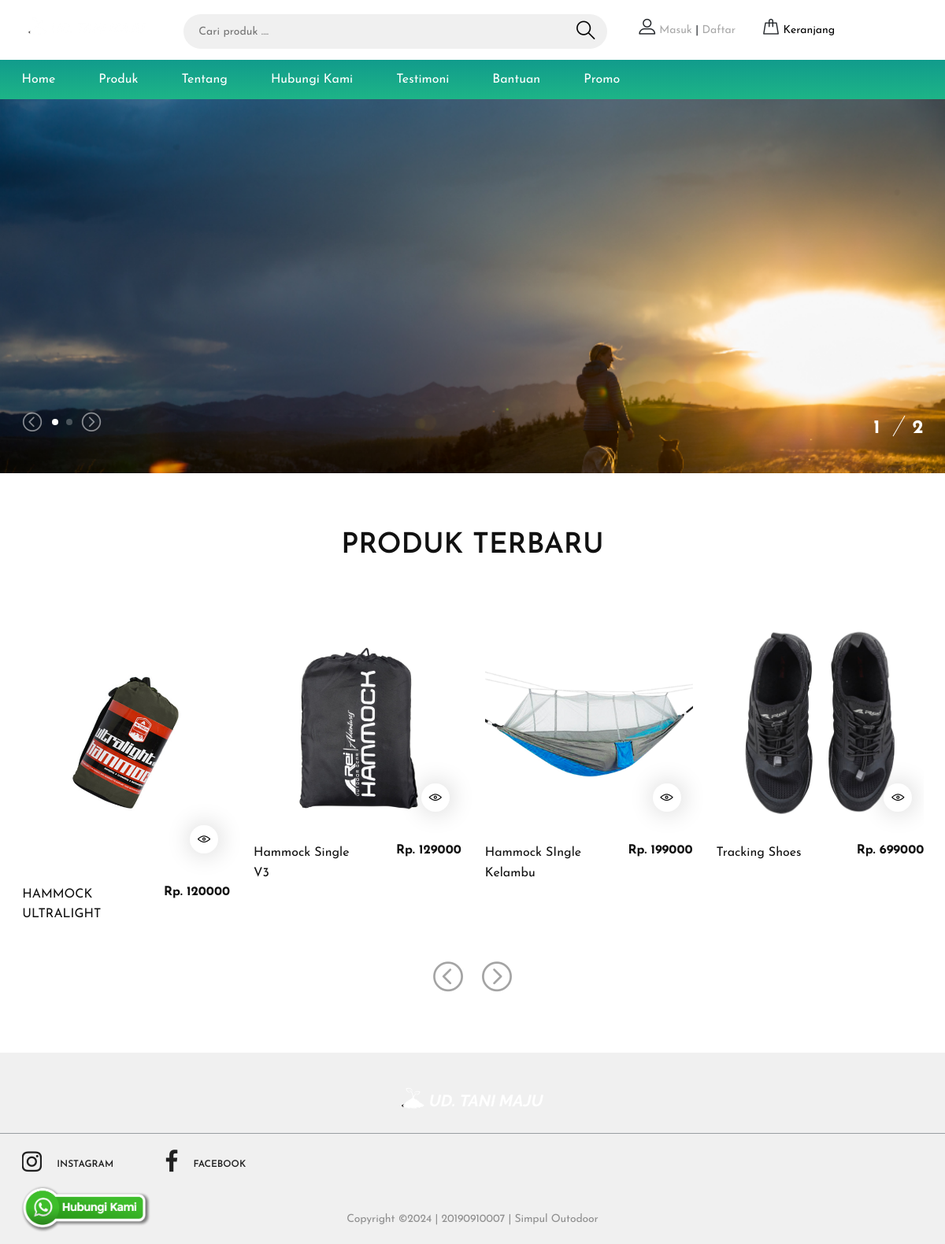
The page / on the database its author committed.
### tables this page shows
CREATE TABLE `tbl_logo` (
  `id` int(11) NOT NULL,
  `gambar` text NOT NULL
);

CREATE TABLE `tbl_produk` (
  `id_produk` int(11) NOT NULL,
  `id_kategori` int(11) NOT NULL,
  `nama_produk` tinytext NOT NULL,
  `harga_produk` int(11) NOT NULL DEFAULT 0,
  `berat_produk` int(11) NOT NULL,
  `deskripsi_produk` text NOT NULL,
  `gambar_produk` text NOT NULL,
  `terjual` int(11) NOT NULL DEFAULT 0,
  `stok` int(11) NOT NULL DEFAULT 0,
  `id_user` int(11) NOT NULL,
  `tanggal_update` timestamp NOT NULL DEFAULT current_timestamp() ON UPDATE current_timestamp()
);

CREATE TABLE `tbl_instansi` (
  `id_instansi` int(11) NOT NULL,
  `nama_instansi` varchar(50) NOT NULL,
  `pimpinan_instansi` varchar(50) NOT NULL,
  `email_instansi` varchar(50) NOT NULL,
  `telepon_instansi` varchar(15) NOT NULL,
  `facebook` varchar(50) NOT NULL,
  `instagram` varchar(50) NOT NULL,
  `website` varchar(50) NOT NULL,
  `logo_instansi` text NOT NULL,
  `alamat_instansi` text NOT NULL,
  `maps` text NOT NULL,
  `tentang` text NOT NULL,
  `id_user` int(11) NOT NULL,
  `tanggal_update` timestamp NOT NULL DEFAULT current_timestamp() ON UPDATE current_timestamp()
);

### config/class.php (called while the page is built, shortened)
<?php
$mysqli = new mysqli("localhost", "root", "", "simpuloutdoor");
class produk
{
	public $koneksi;
	function __construct($mysqli)
	{
		$this->koneksi = $mysqli;
	}
	function show()
	{
		$semuadata = array();
		$ambil = $this->koneksi->query("SELECT * FROM tbl_produk JOIN tbl_kategori ON tbl_produk.id_kategori=tbl_kategori.id_kategori ORDER BY tbl_produk.id_produk DESC");
		while ($pecahdata = $ambil->fetch_assoc()) {
			$semuadata[] = $pecahdata;
		}
		return $semuadata;
	}
}
class instansi
{
	public $koneksi;
	function __construct($mysqli)
	{
		$this->koneksi = $mysqli;
	}
	function detail()
	{
		$ambil = $this->koneksi->query("SELECT * FROM tbl_instansi WHERE id_instansi='1' ");
		$pecah = $ambil->fetch_assoc();
		return $pecah;
	}
	function logo()
	{
		$ambil = $this->koneksi->query("SELECT * FROM tbl_logo WHERE id='1' ");
		$pecah = $ambil->fetch_assoc();
		return $pecah;
	}
	function banner()
	{
		$ambil = $this->koneksi->query("SELECT * FROM tbl_banner WHERE id='1' ");
		$pecah = $ambil->fetch_assoc();
		return $pecah;
	}
}
$produk 	   = new produk($mysqli);
$instansi 	   = new instansi($mysqli);

### index.php (the view, shortened to what this page needs)
<?php
include 'config/class.php';
$produk = $produk->show();
$banner = $instansi->banner();
?>
<!DOCTYPE html>
<html lang="zxx">
<head>
	<link rel="stylesheet" href="css/bootstrap.min.css"/>
	<link rel="stylesheet" href="css/font-awesome.min.css"/>
	<link rel="stylesheet" href="css/flaticon.css"/>
	<link rel="stylesheet" href="css/slicknav.min.css"/>
	<link rel="stylesheet" href="css/jquery-ui.min.css"/>
	<link rel="stylesheet" href="css/owl.carousel.min.css"/>
	<link rel="stylesheet" href="css/animate.css"/>
	<link rel="stylesheet" href="css/style.css"/>
	<link rel="stylesheet" href="https://cdn.datatables.net/1.10.19/css/jquery.dataTables.min.css">
	<link rel="stylesheet" href="https://cdn.datatables.net/rowreorder/1.2.5/css/rowReorder.dataTables.min.css">
	<link rel="stylesheet" href="https://cdn.datatables.net/responsive/2.2.3/css/responsive.dataTables.min.css
	">
</head>
<body>
	<?php include 'header.php'; ?>
	<section class="hero-section">
		<div class="hero-slider owl-carousel">
			<div class="hs-item set-bg" data-setbg="media/upload-instansi/<?= $banner['gambar'] ?>">
			</div>
		</div>
		<div class="container">
			<div class="slide-num-holder" id="snh-1"></div>
		</div>
	</section>
	<section class="top-letest-product-section">
		<div class="container">
			<div class="section-title">
				<h2>PRODUK TERBARU</h2>
			</div>
			<div class="product-slider owl-carousel">
				<?php foreach ($produk as $key => $value): ?>
					<div class="product-item">
						<div class="pi-pic">
							<img src="media/upload-produk/<?= $value['gambar_produk'] ?>" alt="">
							<div class="pi-links">
								<a href="detail-produk.php?id=<?= $value['id_produk'] ?>" class="add-card"><i class="flaticon-visible"></i><span>DETAIL</span></a>
							</div>
						</div>
						<div class="pi-text">
							<h6>Rp. <?= $value['harga_produk'] ?></h6>
							<p><?= $value['nama_produk'] ?></p>
						</div>
					</div>
				<?php endforeach ?>
			</div>
		</div>
	</section>
	<?php include 'footer.php'; ?>
	<?php include 'whatsapp.php'; ?>
</body>
</html>

### header.php (shortened to what this page needs)
<?php
$log = $instansi->logo();
?>
<header class="header-section">
	<div class="header-top">
		<div class="container">
			<div class="row">
				<div class="col-lg-2 text-center text-lg-left">
					<a href="./" class="site-logo">
						<img src="media/upload-instansi/<?= $log['gambar'] ?>" alt="">
					</a>
				</div>
				<div class="col-xl-6 col-lg-5">
					<form method="get" action="pencarian" class="header-search-form">
						<input type="text" name="keyword" placeholder="Cari produk ...." required="">
						<button><i class="flaticon-search"></i></button>
					</form>
				</div>
				<div class="col-xl-4 col-lg-5">
					<div class="user-panel">
						<?php if (isset($_SESSION['pelanggan'])): ?>
							<div class="up-item">
								<i class="flaticon-profile"></i>
								<a href="member" style="color: #A9A9A9;"><?= $datapelanggan['nama_pelanggan'] ?></a> | <a href="logout" style="color: #A9A9A9;">Keluar</a>
							</div>
							<?php else: ?>
								<div class="up-item">
									<i class="flaticon-profile"></i>
									<a href="login" style="color: #A9A9A9;">Masuk</a> | <a href="daftar" style="color: #A9A9A9;">Daftar</a>
								</div>
							<?php endif ?>
							<div class="up-item">
								<div class="shopping-card">
									<i class="flaticon-bag"></i>
									</div>
									<a href="keranjang">Keranjang</a>
								</div>
							</div>
						</div>
					</div>
				</div>
			</div>
			<nav class="main-navbar">
				<div class="container">
					<ul class="main-menu">
						<li><a href="./">Home</a></li>
						<li><a href="produk">Produk</a></li>
						<li><a href="tentang">Tentang</a></li>
						<li><a href="kontak">Hubungi Kami
						</a></li>
						<li><a href="testimoni.php">Testimoni</a></li>
						<li><a href="bantuan">Bantuan</a></li>
						<li><a href="promo.php">Promo</a></li>
					</ul>
				</div>
			</nav>
		</header>

### footer.php (shortened to what this page needs)
<?php
$logi = $instansi->logo();
$finstansi = $instansi->detail();
?>
<section class="footer-section">
	<div class="container">
		<div class="footer-logo text-center">
			<a href="./"><img src="media/upload-instansi/<?= $logi['gambar'] ?>" alt=""></a>
		</div>
	</div>
	<div class="social-links-warp">
		<div class="container">
			<div class="social-links">
				<a href="https://www.instagram.com/nadlori8/" class="instagram"><i class="fa fa-instagram"></i><span>instagram</span></a>
				<a href="https://web.facebook.com/Doyscout43/" class="facebook"><i class="fa fa-facebook"></i><span>facebook</span></a>
			</div>
			<p class=" text-center mt-5">Copyright &copy; | 20190910007 | <?= $finstansi['nama_instansi'] ?></p>
		</div>
	</div>
</section>

### whatsapp.php (shortened to what this page needs)
<div class="widget HTML hidden-print" data-version="1" id="HTML10">
	<div class="widget-content">
		<div style="display:scroll;position:fixed;bottom:12px;left:24px;z-index:1000;"><a href="https://api.whatsapp.com/send?phone=6285223456506&amp;text=Hallo%20admin,%20Saya%20ingin%20memesan%2.%20Bagaimana%20cara%20ordernya ?" target="_blank"><img border="0" src="img/wa.png" height="65" width="170"></a></div>
	</div>
</div>

### css/style.css (style rules this page uses)
html, body { height: 100%; font-family: 'Josefin Sans', sans-serif; -webkit-font-smoothing: antialiased; font-smoothing: antialiased; }
h1, h2, h3, h4, h5, h6 { margin: 0; color: #111111; font-weight: 600; }
h2 { font-size: 36px; }
h6 { font-size: 16px; }
p { font-size: 14px; color: #585858; line-height: 1.6; }
img { max-width: 100%; }
ul, ol { padding: 0; margin: 0; }
.section-title { text-align: center; }
.section-title h2 { font-size: 36px; }
.set-bg { background-repeat: no-repeat; background-size: cover; background-position: top center; }
.header-top { padding: 18px 0 14px; }
.site-logo { display: inline-block; }
.header-search-form { width: 100%; position: relative; padding: 0 10px; }
.header-search-form input { width: 100%; height: 44px; font-size: 14px; border-radius: 50px; border: none; padding: 0 19px; background: #f0f0f0; }
.header-search-form button { position: absolute; height: 100%; right: 18px; top: 0; font-size: 26px; color: #000; border: none; cursor: pointer; background-color: transparent; }
.user-panel .up-item { display: inline-block; font-size: 14px; }
.user-panel .up-item i { font-size: 22px; }
.user-panel .up-item a { font-size: 14px; color: #000; }
.user-panel .up-item:first-child { margin-right: 29px; }
.shopping-card { display: inline-block; position: relative; }
.main-navbar { background: linear-gradient(to bottom, #119B8C 0%, #1DB487 100%); }
.main-menu { list-style: none; }
.main-menu li { display: inline-block; position: relative; }
.main-menu li a { display: inline-block; font-size: 16px; color: #ffffff; margin-right: 50px; line-height: 1; padding: 17px 0; position: relative; }
.hero-section { padding-bottom: 54px; }
.hero-slider .hs-item { height: 475px; width: 100%; }
.slide-num-holder { float: right; z-index: 1; color: #fff; position: relative; font-size: 24px; font-weight: 700; position: relative; margin-top: -22px; }
.slide-num-holder:after { position: absolute; content: ""; height: 30px; width: 1px; background: #fff; left: 50%; top: 0; -webkit-transform-origin: center; -ms-transform-origin: center; transform-origin: center; -webkit-transform: rotate(30deg); -ms-transform: rotate(30deg); transform: rotate(30deg); }
.top-letest-product-section { padding-top: 70px; padding-bottom: 60px; }
.top-letest-product-section .section-title { margin-bottom: 70px; }
.product-item .pi-pic { position: relative; display: block; }
.product-item .pi-links { width: 100%; position: absolute; right: 0; bottom: 18px; z-index: 9; padding-right: 15px; text-align: right; }
.product-item .pi-links a { display: inline-table; width: 36px; height: 36px; background: #fff; border-radius: 60px; font-size: 18px; line-height: 18px; padding-top: 9px; overflow: hidden; color: #000; position: relative; -webkit-box-shadow: 1px 0 32px rgba(0, 0, 0, 0.2); box-shadow: 1px 0 32px rgba(0, 0, 0, 0.2); -webkit-transition: all 0.4s ease; -o-transition: all 0.4s ease; transition: all 0.4s ease; text-align: center; }
.product-item .pi-links a i { display: inline-block; color: #000; }
.product-item .pi-links a.add-card { padding-top: 8px; }
.product-item .pi-text { padding-top: 22px; height: 87px; }
.product-item .pi-text h6 { float: right; padding-left: 40px; overflow: hidden; font-weight: 700; color: #111111; }
.product-item .pi-text p { font-size: 16px; color: #111111; margin-bottom: 0; }
.footer-section { background: #F0F0F0; padding-top: 40px; }
.footer-logo { padding-bottom: 25px; }
.footer-section p { color: #8f8f8f; }
.footer-section p { margin-bottom: -10px; padding-bottom: 10px; letter-spacing: -0.01em; }
.social-links-warp { border-top: 1px solid #999EA2; padding: 20px 0; }
.social-links a { margin-right: 60px; display: inline-block; }
.social-links a:last-child { margin-right: 0; }
.social-links a i { font-size: 30px; color: #202020; float: left; margin-right: 19px; overflow: hidden; -webkit-transition: all 0.3s; -o-transition: all 0.3s; transition: all 0.3s; }
.social-links a span { display: inline-block; font-size: 12px; font-weight: 600; text-transform: uppercase; color: #202020; padding-top: 10px; -webkit-transition: all 0.3s; -o-transition: all 0.3s; transition: all 0.3s; }
@media (min-width: 1200px) { .container { max-width: 1175px; } }

### rows shown on the page
tbl_logo: gambar (picture)
tbl_produk: gambar_produk (picture), harga_produk "120000", nama_produk "HAMMOCK ULTRALIGHT"
tbl_produk: gambar_produk (picture), harga_produk "129000", nama_produk "Hammock Single V3"
tbl_produk: gambar_produk (picture), harga_produk "199000", nama_produk "Hammock SIngle Kelambu"
tbl_produk: gambar_produk (picture), harga_produk "699000", nama_produk "Tracking Shoes"
tbl_instansi: nama_instansi "Simpul Outodoor"
